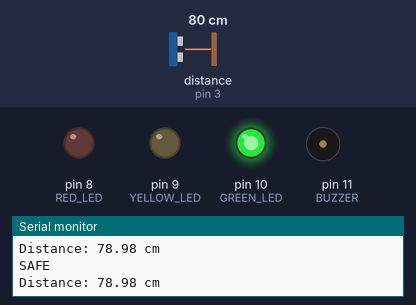
A sketch run on a simulated Arduino Uno, built with avr-gcc and run on an emulated ATmega328P. Shown: output pins drawn as LEDs (lit = HIGH), buzzer (waves = sounding), the last lines printed to the serial monitor. Wiring (inferred from the names in the program): ultrasonic range finder: trigger pin 2; echo pin 3. Dashed ring = blinking. The test bench sets the inputs (shaded band); at power-on: distance to the obstacle (sensor on pin 3) 80 cm. The echo pulse lasts 58.3 µs per cm; pins used as bus, display or sensor lines are not drawn.

Above: at 1.2 s.
1.3 s: distance to the obstacle (sensor on pin 3) set to 56 cm
4.3 s: distance to the obstacle (sensor on pin 3) set to 45 cm
At 4.7 s:
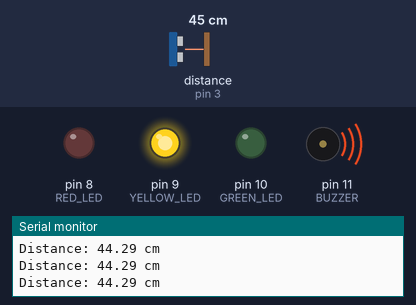
7.3 s: distance to the obstacle (sensor on pin 3) set to 23 cm
10.3 s: distance to the obstacle (sensor on pin 3) set to 19 cm
At 10.43 s:
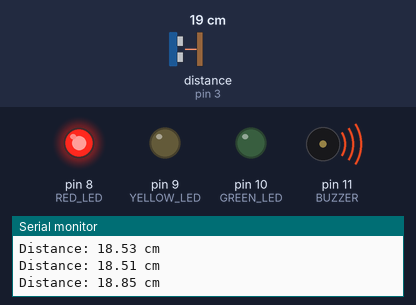
13.3 s: distance to the obstacle (sensor on pin 3) set to 12 cm
16.3 s: distance to the obstacle (sensor on pin 3) set to 9 cm
At 16.56 s:
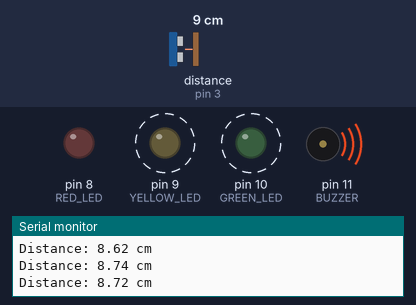
Timing chart, 0 to 20.3 s (numbered marks = the images above; inputs shaded):
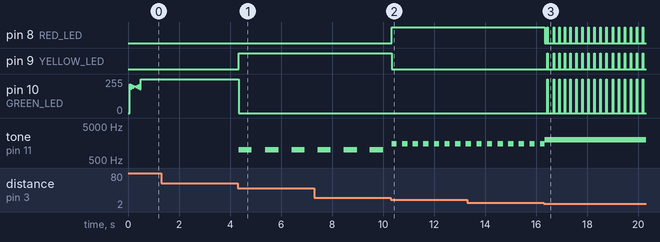

Measured:
- the behaviour switches between 51 and 50 cm on distance to the obstacle (sensor on pin 3) (found by bisection; images 0 and 1)
- the behaviour switches between 21 and 20 cm on distance to the obstacle (sensor on pin 3) (found by bisection; images 1 and 2)
- the behaviour switches between 11 and 10 cm on distance to the obstacle (sensor on pin 3) (found by bisection; images 2 and 3)
- after the input at 4.3 s, pin 9 (YELLOW_LED): LOW → HIGH at once; pin 10 (GREEN_LED): 255/255 → 0/255 at once; tone on pin 11 (BUZZER): alternates 1000 Hz for 0.52 s and silent for 0.52 s, starting at once
- after the input at 10.3 s, pin 8 (RED_LED): LOW → HIGH at once; pin 9 (YELLOW_LED): HIGH → LOW at once; tone on pin 11 (BUZZER): alternates 1500 Hz for 0.21 s and silent for 0.21 s, starting at once
- after the input at 16.3 s, pin 8 (RED_LED): HIGH → LOW at once, then repeats every 0.24 s: HIGH 0.02 s, LOW 0.22 s; pin 9 (YELLOW_LED): alternates HIGH for 0.02 s and LOW for 0.22 s, starting after 0.14 s; pin 10 (GREEN_LED): alternates 255/255 for 0.02 s and 0/255 for 0.22 s, starting after 0.14 s

The sketch:

parking.ino
```cpp
/*
  Author: Tanvi Kohli
  Date: 2026-06-27
  Description: ultrasonic parking sensor
*/
#define TRIG_PIN 2
#define ECHO_PIN 3

#define RED_LED 8
#define YELLOW_LED 9
#define GREEN_LED 10
#define BUZZER 11

long duration;
float distance;

unsigned long previousMillis = 0;
bool buzzerOn = false;

void setup() {
  pinMode(TRIG_PIN, OUTPUT);
  pinMode(ECHO_PIN, INPUT);

  pinMode(RED_LED, OUTPUT);
  pinMode(YELLOW_LED, OUTPUT);
  pinMode(GREEN_LED, OUTPUT);
  pinMode(BUZZER, OUTPUT);

  Serial.begin(9600);
}

void loop() {
  // Trigger ultrasonic pulse
  digitalWrite(TRIG_PIN, LOW);
  delayMicroseconds(2);
  digitalWrite(TRIG_PIN, HIGH);
  delayMicroseconds(10);
  digitalWrite(TRIG_PIN, LOW);

  // Read echo
  duration = pulseIn(ECHO_PIN, HIGH);

  // Distance formula
  distance = (duration * 0.034) / 2;

  Serial.print("Distance: ");
  Serial.print(distance);
  Serial.println(" cm");

  unsigned long currentMillis = millis();

  // Turn OFF all LEDs initially
  digitalWrite(RED_LED, LOW);
  digitalWrite(YELLOW_LED, LOW);
  digitalWrite(GREEN_LED, LOW);

  //  SAFE
  if (distance > 50) {
    Serial.println("SAFE");
    digitalWrite(GREEN_LED, HIGH);
    noTone(BUZZER);
  }

  //  20–50 cm
  else if (distance > 20 && distance <= 50) {
    digitalWrite(YELLOW_LED, HIGH);

    if (currentMillis - previousMillis >= 500) {
      previousMillis = currentMillis;
      buzzerOn = !buzzerOn;

      if (buzzerOn)
        tone(BUZZER, 1000);
      else
        noTone(BUZZER);
    }
  }

  //  10–20 cm
  else if (distance > 10 && distance <= 20) {
    digitalWrite(RED_LED, HIGH);

    if (currentMillis - previousMillis >= 200) {
      previousMillis = currentMillis;
      buzzerOn = !buzzerOn;

      if (buzzerOn)
        tone(BUZZER, 1500);
      else
        noTone(BUZZER);
    }
  }

  //  <10 cm
  else {
    if (currentMillis - previousMillis >= 100) {
      previousMillis = currentMillis;
      buzzerOn = !buzzerOn;

      digitalWrite(RED_LED, buzzerOn);
      digitalWrite(YELLOW_LED, buzzerOn);
      digitalWrite(GREEN_LED, buzzerOn);

      tone(BUZZER, 2000); // continuous sound
    }
  }
}
```
